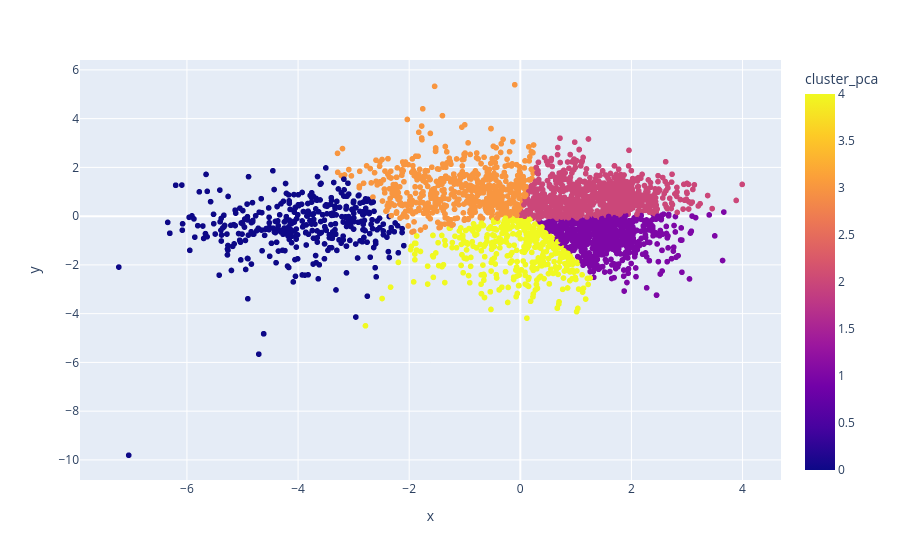

The notebook cell this image was saved under:
### Markdown cell above
## Plotando a clustering

### Code cell
fig = px.scatter(
   projection, x='x', y='y', color='cluster_pca', hover_data=['x', 'y', 'generos'])
fig.show()

### Figure 1 — Plotly figure (JSON) as saved in the notebook; plotly's stock layout.template omitted (floating-point values rounded to 4 significant figures; data arrays with more than 128 entries replaced by an {"elided": "..."} marker saying what was removed)
{"data": [{"customdata": {"elided": "2973x1 str values"}, "hovertemplate": "x=%{x}<br>y=%{y}<br>generos=%{customdata[0]}<br>cluster_pca=%{marker.color}<extra></extra>", "legendgroup": "", "marker": {"color": {"elided": "2973 int values"}, "coloraxis": "coloraxis", "symbol": "circle"}, "mode": "markers", "name": "", "showlegend": false, "type": "scattergl", "x": {"elided": "2973 float values"}, "xaxis": "x", "y": {"elided": "2973 float values"}, "yaxis": "y"}], "layout": {"coloraxis": {"colorbar": {"title": {"text": "cluster_pca"}}, "colorscale": [[0, "#0d0887"], [0.1111, "#46039f"], [0.2222, "#7201a8"], [0.3333, "#9c179e"], [0.4444, "#bd3786"], [0.5556, "#d8576b"], [0.6667, "#ed7953"], [0.7778, "#fb9f3a"], [0.8889, "#fdca26"], [1, "#f0f921"]]}, "legend": {"tracegroupgap": 0}, "margin": {"t": 60}, "xaxis": {"anchor": "y", "domain": [0, 1], "title": {"text": "x"}}, "yaxis": {"anchor": "x", "domain": [0, 1], "title": {"text": "y"}}}}
